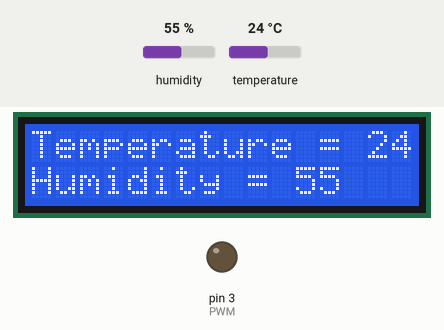
The sketch below on a simulated Arduino Uno, built with avr-gcc and run on an emulated ATmega328P. On the bench: 16×2 character LCD, output pins drawn as LEDs (lit = HIGH). The test bench sets the inputs (shaded band); at power-on: temperature 24 °C, humidity 55 %. What the sketch prints to the serial monitor is not drawn.

Above: at 2.0 s.
2.1 s: temperature set to 25 °C
At 4.5 s:
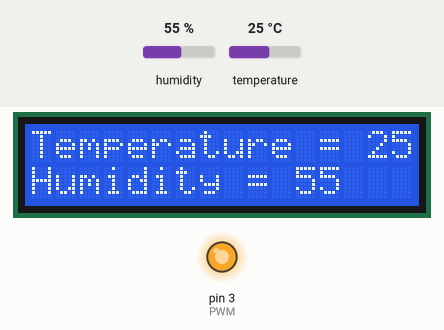
4.8 s: temperature set to 28 °C
At 7.9 s:
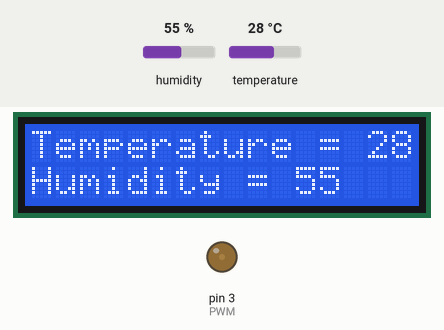
8.2 s: temperature set to 33 °C
At 11.2 s:
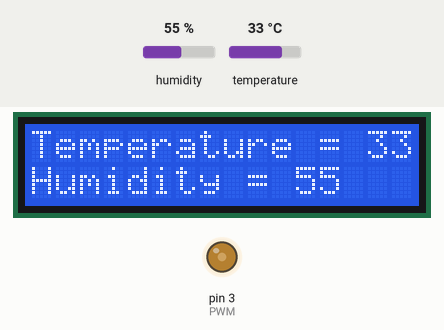
11.5 s: humidity set to 22 %
At 12.7 s:
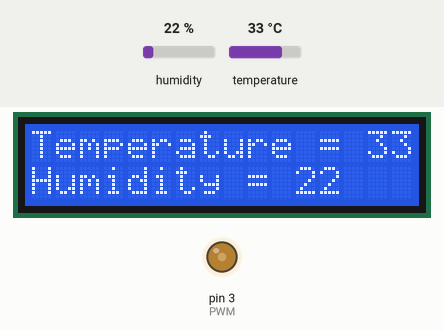
13.9 s: humidity set to 40 %
At 15.7 s:
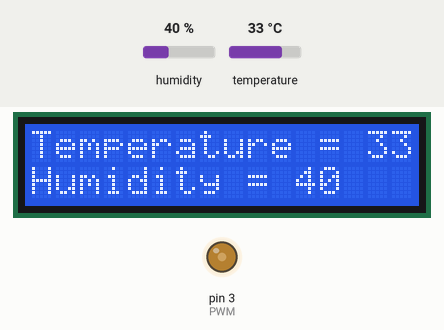
Timing chart, 0 to 17.1 s (numbered marks = the images above; inputs shaded):
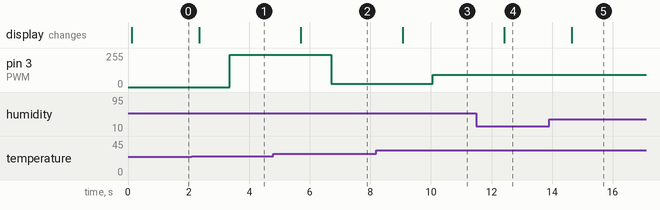

Measured:
- the behaviour switches between 24 and 25 °C on temperature (found by bisection; images 0 and 1)
- the behaviour switches between 26 and 27 °C on temperature (found by bisection; images 1 and 2)
- after the input at 2.1 s, pin 3 (PWM): 0/255 → 241/255 after 1.3 s; the display: changes after 0.26 s (image 1)
- after the input at 4.8 s, pin 3 (PWM): 241/255 → 26/255 after 1.9 s; the display: changes after 0.91 s (image 2)
- after the input at 8.2 s, pin 3 (PWM): 26/255 → 93/255 after 1.9 s; the display: changes after 0.87 s (image 3)
- after the input at 11.5 s, the display: changes after 0.92 s (image 4)
- after the input at 13.9 s, the display: changes after 0.76 s (image 5)

The sketch:

temperature_room_control.ino
```cpp
#include <Wire.h>
#include <LCD.h>
#include <LiquidCrystal.h>
#include <LiquidCrystal_I2C.h>
#include <LiquidCrystal_SI2C.h>

#include <SimpleDHT.h>
int pinDHT11 = 2;
int PWM = 3;
int sensorVal;
int PWMVal;

SimpleDHT11 dht11;

LiquidCrystal_I2C lcd(0x27, 2, 1, 0, 4, 5, 6, 7, 3, POSITIVE);

void setup() {
  pinMode(PWM, OUTPUT);
  Serial.begin(9600);
}

void loop() {
  lcd.begin(16, 2);
  lcd.clear();

  // read without samples.
  byte temperature;
  byte humidity;
  dht11.read(pinDHT11, &temperature, &humidity, NULL);
  lcd.setCursor(0, 0);
  lcd.print("Temperature = "); lcd.print((int)temperature);
  lcd.setCursor(0, 1);
  lcd.print("Humidity = "); lcd.print((int)humidity);
  Serial.print("Temperature = "); Serial.print((int)temperature); Serial.println(" *C, ");
  Serial.print("Humidity = "); Serial.print((int)humidity); Serial.println(" %");
  // DHT11 sampling rate is 1HZ.
  delay(1000);

  sensorVal = (int)temperature;
  if(sensorVal > 45){
    sensorVal = 45;
  }
  //map and assign pwm values to the fan output 0 to 255 corresponds to 0 to 100%
  PWMVal = map(sensorVal, 35, 45, 120, 255);

  //set 450 as out cutout or cut in limit where the fan switches from off to the lower PWM limit
  if(sensorVal <25){
    PWMVal = 0;
  }

  //write the PWM value to the pwm output pin
  analogWrite(PWM, PWMVal);
}
```
